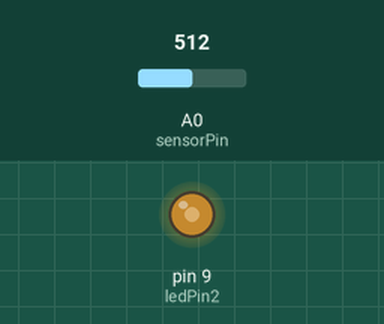
This sketch was run on a simulated Arduino Uno, built with avr-gcc and run on an emulated ATmega328P. Parts: output pins drawn as LEDs (lit = HIGH). The inputs (shaded band) are chosen by the test bench; at power-on: A0 (sensorPin) = 512.

Above: at 1.2 s.
1.3 s: A0 (sensorPin) set to 716
At 2.4 s:
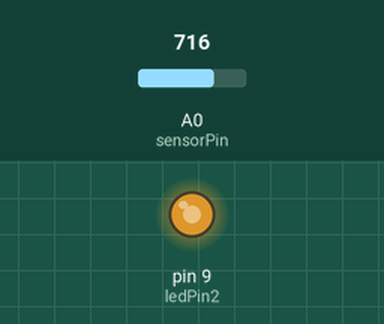
2.8 s: A0 (sensorPin) set to 900
At 3.6 s:
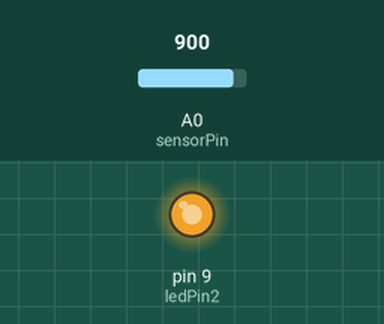
4.3 s: A0 (sensorPin) set to 122
At 4.7 s:
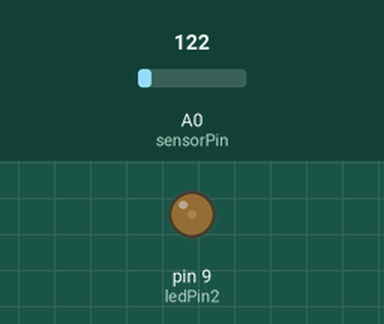
5.8 s: A0 (sensorPin) set to 0
At 7.0 s:
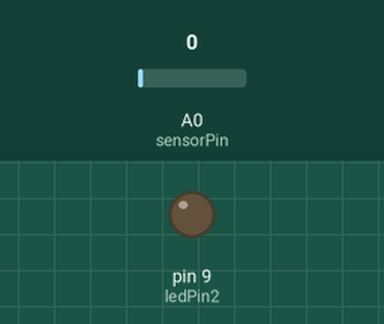
7.3 s: A0 (sensorPin) set to 511
At 8.2 s:
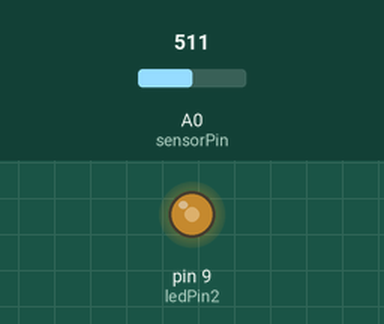
Timing chart, 0 to 9.8 s (numbered marks = the images above; inputs shaded):
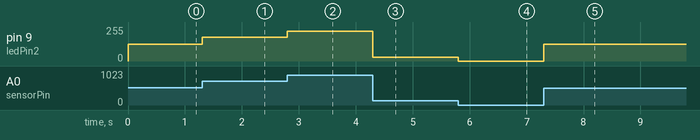

The sketch:

ANALOGUE_IO.ino
```cpp
/**
 * UNIVERISTY OF KENT SAMPLE CODE
 * AUTHOR R.J.HORNE
 *
 * BASIC ANALOGUE INPUT AND VISUAL OUTPUT
 */

const int sensorPin = A0;          // select the input pin for the potentiometer
const int ledPin2 = 9;             // select the pin for the LED2

int sensorValue = 0;         // variable to store the value coming from A0

void setup()
{
    pinMode(ledPin2, OUTPUT);// declare the LED2 as an OUTPUT:
}

void loop()
{
sensorValue = analogRead(sensorPin);              // read the value from A0:
sensorValue = map(sensorValue, 0, 1023, 0, 255);  // Map value from 10bit to 8bit because of ATMEGA328P restrictions
analogWrite(ledPin2,sensorValue);                 // change the LED2 brightness
delay(1);
}
```

Measured:
- after the input at 1.3 s, pin 9 (ledPin2): 127/255 → 178/255 at once
- after the input at 2.8 s, pin 9 (ledPin2): 178/255 → 224/255 at once
- after the input at 4.3 s, pin 9 (ledPin2): 224/255 → 30/255 at once
- after the input at 5.8 s, pin 9 (ledPin2): 30/255 → 0/255 at once
- after the input at 7.3 s, pin 9 (ledPin2): 0/255 → 127/255 at once
